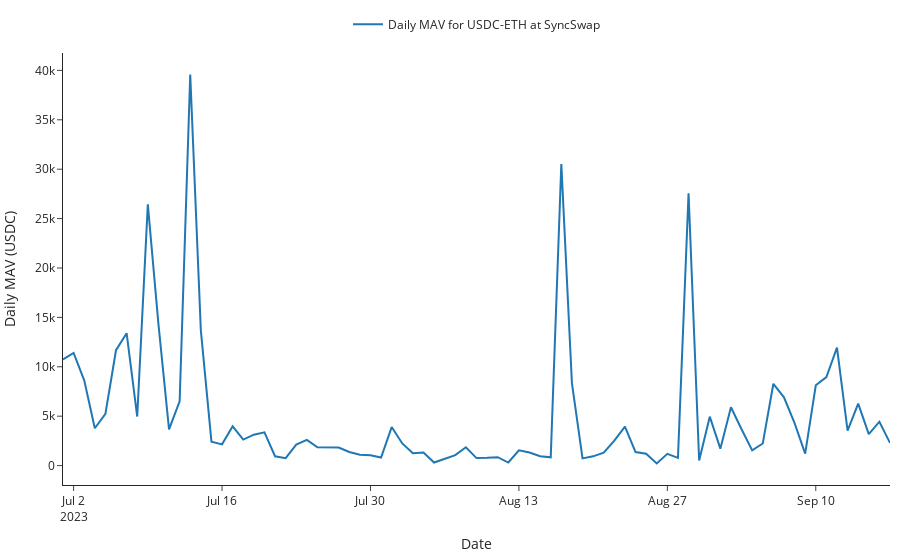

This figure's notebook cell:
### Code cell
fig = go.Figure(layout=layout)

fig.add_trace(go.Scatter(x=df_per_day.index,
                            y=df_per_day['MAV_0'].astype(
                                float),
                            mode='lines',
                            name = f'Daily MAV for {token0}-{token1} at {exchange_name}'))

fig.update_layout(xaxis_title='Date',
                    yaxis_title=f'Daily MAV ({token0})', showlegend=True,
                    legend=dict(xanchor='center', x=0.5, y=1.10, orientation='h'),)
#fig.write_image(f"./plots/{contract_name}_{event_name}.pdf")
fig.show()
